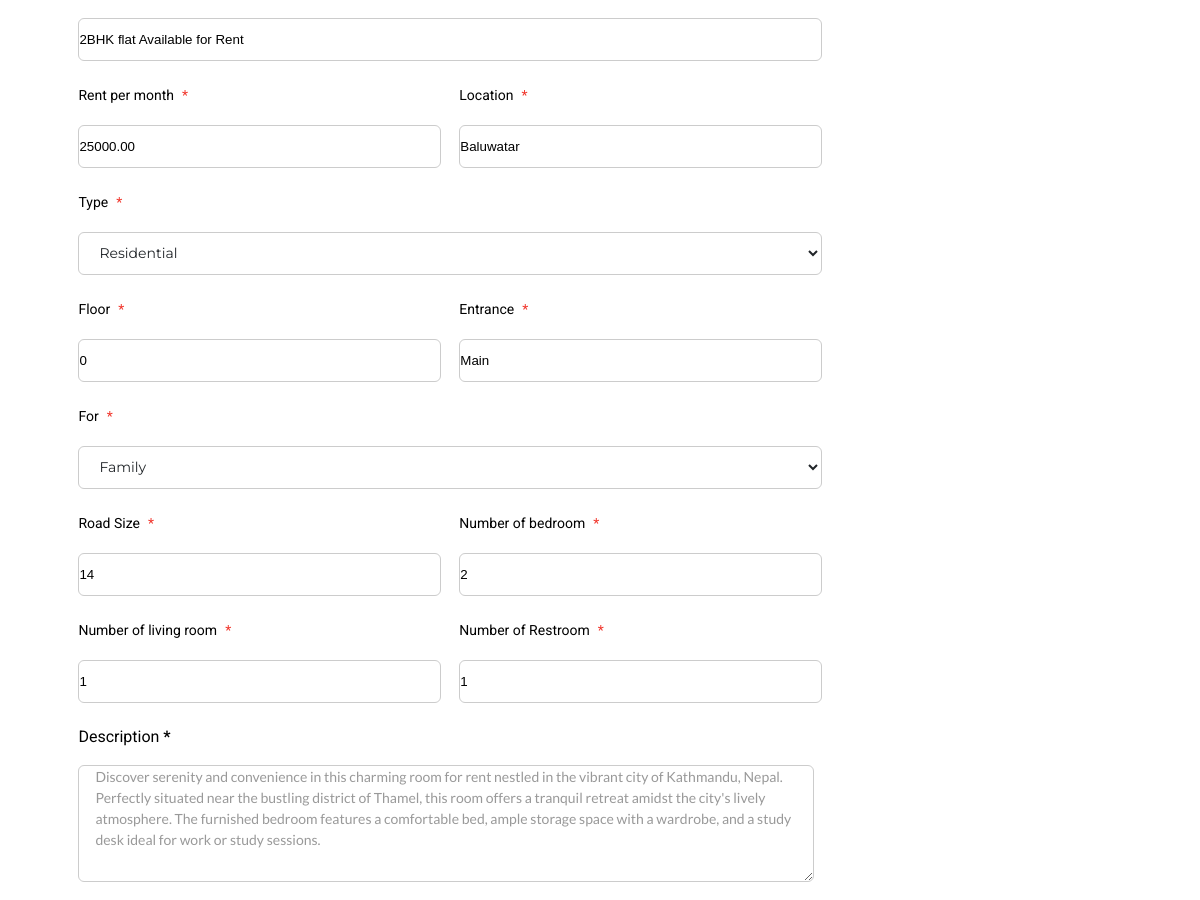
The page /components/UpdatePost.php?post_id=14 (signed in, middle part) on the database as committed earlier.
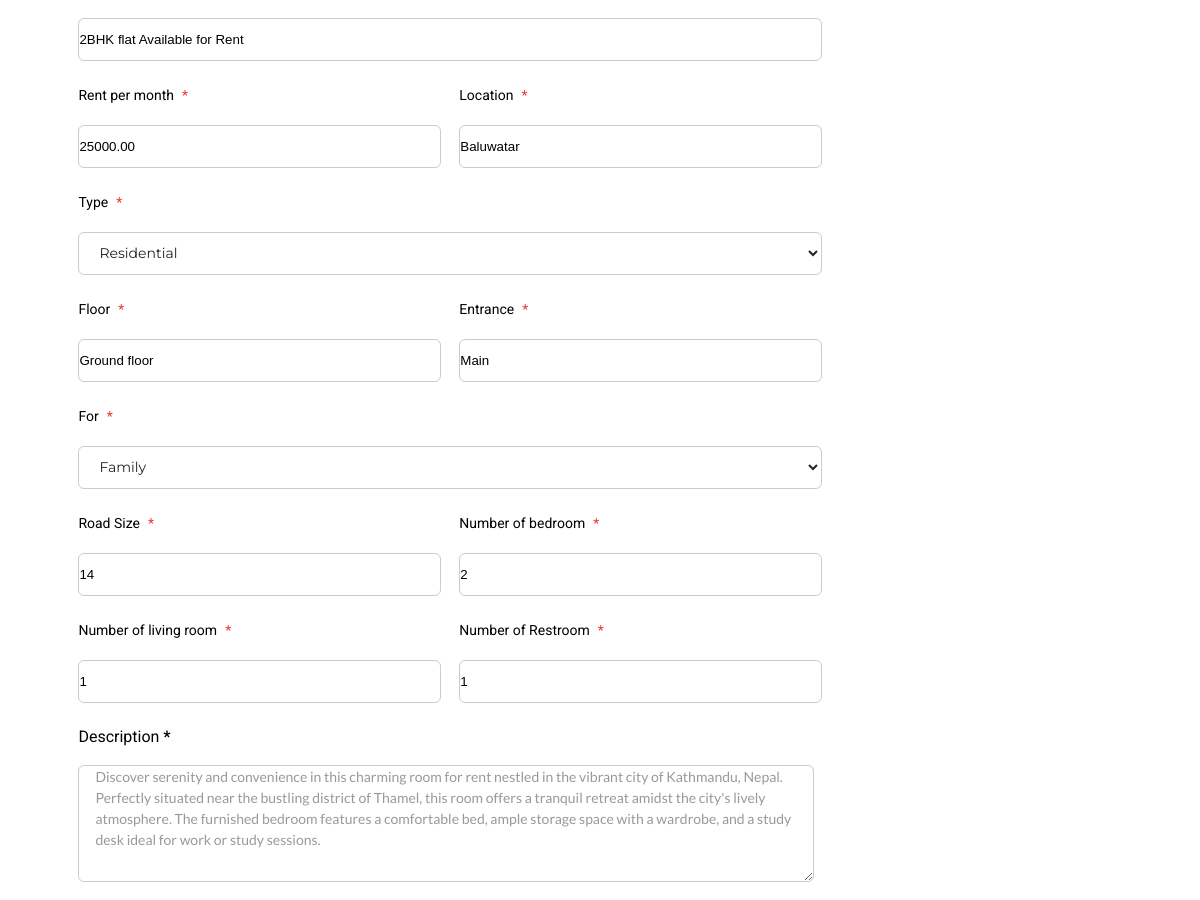
The same page on the database as committed later.
### tables this page shows
CREATE TABLE `posts` (
  `id` int(11) NOT NULL,
  `user_id` int(11) NOT NULL,
  `name` varchar(255) NOT NULL,
  `phone_number` varchar(20) NOT NULL,
  `title` varchar(255) NOT NULL,
  `rent` decimal(10,2) NOT NULL,
  `location` varchar(255) NOT NULL,
  `type` enum('residential','commercial') NOT NULL,
  `floor` varchar(40) DEFAULT NULL,
  `entrance` varchar(255) NOT NULL,
  `for_whom` enum('family','single') NOT NULL,
  `road_size` int(11) NOT NULL,
  `bedrooms` int(11) NOT NULL,
  `living_rooms` int(11) NOT NULL,
  `restrooms` int(11) NOT NULL,
  `image1` varchar(255) DEFAULT NULL,
  `image2` varchar(255) DEFAULT NULL,
  `image3` varchar(255) DEFAULT NULL,
  `description` text NOT NULL,
  `created_at` timestamp NOT NULL DEFAULT current_timestamp(),
  `updated_at` timestamp NOT NULL DEFAULT current_timestamp() ON UPDATE current_timestamp()
);

### Models/PostCRUDModel.php (called while the page is built, shortened)
<?php
class PostCRUD
{
    private $db;
    public function __construct($db)
    {
        $this->db = $db;
    }
    public function getSinglePost($id)
    {
        $query = "SELECT * FROM Posts WHERE id = ?";
        $stmt = $this->db->prepare($query);
        $stmt->bind_param('i', $id);
        $stmt->execute();
        $result = $stmt->get_result();
        $post = $result->fetch_assoc();
        return $post;
    }
}
?>

### components/UpdatePost.php (the view, shortened to what the changed rows need)
<?php
require_once '../Models/PostCRUDModel.php';
require_once '../Database/DatabaseConnection.php';
$PostCRUDModel = new PostCRUD($db);
if (isset($_GET['post_id'])) {
    $Postid = $_GET['post_id'];
    $SinglePost = $PostCRUDModel->getSinglePost($Postid);
} else {
    echo "No post ID provided.";
    exit();
}
?>
<!DOCTYPE html>
<html lang="en">
<head>
    <link rel="stylesheet" href="../css/style.css">
    <link rel="stylesheet" href="../css/login.css">
    <link rel="stylesheet" href="../css/postAndAdvertisement.css">
</head>
<body>
     <section id="PostAnAdvertisement">
        <form action="../Controllers/PostCRUDController.php?action=update" id="PostForm" method="POST" onsubmit="ValidatePostForm(event)" enctype="multipart/form-data">
            <div class="formGroupLarge">
            <div class="formGroup">
                <label for="name">Title of the room/apartment for rent <b>*</b></label><span id="TitleField">Please Enter Title</span><br>
                <input type="text" id="titlePost" name="title" value="<?php echo($SinglePost['title']) ?>">
            </div>
        </div>
        <div class="formGroupLarge">
            <div class="formGroup">
                <label for="name">Rent per month  <b>*</b></label><span id="RentField">Please Enter Rent</span><br>
                <input type="text" id="rentPerMonth" name="rent" value="<?php echo($SinglePost['rent']) ?>">
            </div>
            <div class="formGroup">
                <label for="name">Location <b>*</b></label><span id="LocationField">Please Enter Location</span><br>
                <input type="text" id="location" name="location" value="<?php echo($SinglePost['location']) ?>">
            </div>
        </div>
        <div class="formGroupLarge">
            <div class="formGroup">
                <label for="name">Type <b>*</b></label><span id="TypeField">Please Enter Type</span><br>
                <select name="type" id="type" value="<?php echo($SinglePost['type']) ?>">
                    <option value="residential" selected>Residential</option>
                </select>
            </div>
        </div>
        <div class="formGroupLarge">
            <div class="formGroup">
                <label for="name">Floor  <b>*</b></label><span id="FloorField">Please Enter Floor</span><br>
                <input type="text" id="floor" name="floor" value="<?php echo($SinglePost['floor']) ?>">
            </div>
            <div class="formGroup">
                <label for="name">Entrance <b>*</b></label><span id="EntranceField">Please Enter Entrance</span><br>
                <input type="text" id="entrance" name="entrance" value="<?php echo($SinglePost['entrance']) ?>">
            </div>
        </div>
        <div class="formGroupLarge">
            <div class="formGroup">
                <label for="name">For <b>*</b></label><span id="ForField">Please Enter FOr</span><br>
                <select name="for" id="for" value="<?php echo($SinglePost['for_whom']) ?>">
                    <option value="Family" selected>Family</option>
                </select>
            </div>
        </div>
        <div class="formGroupLarge">
            <div class="formGroup">
                <label for="name">Road Size  <b>*</b></label><span id="RoadSizeField">Please Enter Road Size</span><br>
                <input type="text" id="RoadSize" name="RoadSize" value="<?php echo($SinglePost['road_size']) ?>">
            </div>
            <div class="formGroup">
                <label for="name">Number of bedroom <b>*</b></label><span id="BedroomField">Please Enter number of bedroom</span><br>
                <input type="text" id="Bedroom" name="Bedroom" value="<?php echo($SinglePost['bedrooms']) ?>">
            </div>
        </div>
        <div class="formGroupLarge">
            <div class="formGroup">
                <label for="name">Number of living room <b>*</b></label><span id="LivingroomField">Please Enter number of living room</span><br>
                <input type="text" id="LivingRoom" name="LivingRoom" value="<?php echo($SinglePost['living_rooms']) ?>">
            </div>
            <div class="formGroup">
                <label for="name">Number of Restroom <b>*</b></label><span id="RestroomField">Please Enter number of restroom</span><br>
                <input type="text" id="Restroom" name="Restroom" value="<?php echo($SinglePost['restrooms']) ?>">
            </div>
        </div>
        <div class="formGroupLarge" id="DescriptionBox">
            <div class="formGroup>
                <label for="name">Description <b>*</b></label><span id="DescriptionField">Please Enter Description</span><br><br>
                <textarea name="description" id="description" placeholder="Room features, requirements, etc."><?php echo($SinglePost['description']) ?></textarea>
            </div>
        </div>
        </form>
     </section>
</body>
</html>

Rows that differ between the two databases and show on the page:
changed posts "2BHK flat Available for Rent": floor "0" → "Ground floor"
